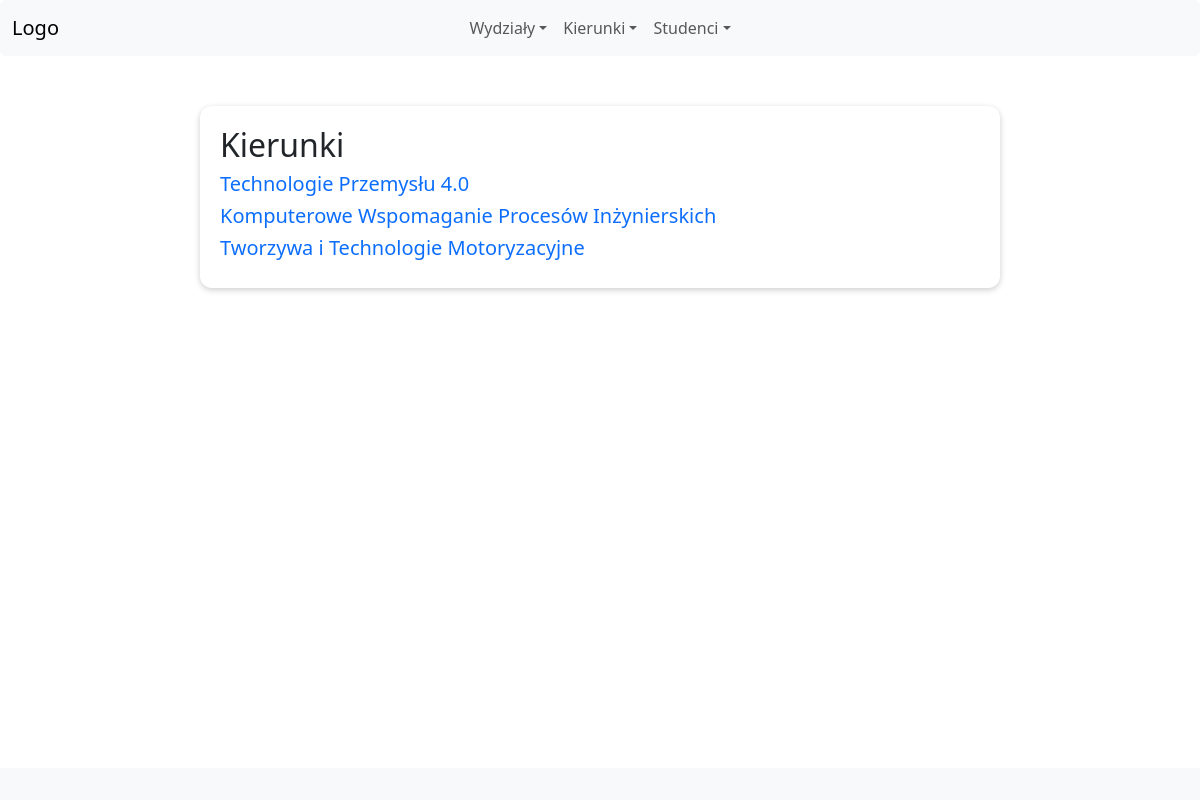
/kierunki/, run on the app's committed database.
### www/models.py (models this page shows, shortened)
class Kierunek(models.Model):
    nazwa = models.CharField(max_length=250)
    wydzialy = models.ManyToManyField(Wydzial)
    utworzono = models.DateTimeField(auto_now=False, auto_now_add=True)
    class Meta:
        verbose_name_plural = 'Kierunki'

### www/views.py (the view)
# urls.py: path('kierunki/', views.kierunki_lista, name='kierunki-lista'),
def kierunki_lista(request):
    return render(request, 'www/kierunki.html', {
        'kierunki': kierunki
        })

### www/templates/www/kierunki.html (shortened to what this page needs)
{% extends "www/base.html" %}
{% load static %}
{% block css %}
<link rel="stylesheet" href="{% static 'www/style.css' %}">
{% endblock %}
{% block content %}
<div id="kierunki">
    <h2>Kierunki</h2>
    {% for kierunek in kierunki %}
    <h5><a href="{% url 'detail-kierunek' pk=kierunek.pk %}">{{kierunek.nazwa}}</a></h5>
    {% endfor %}
</div>
{% endblock %}

### www/static/www/style.css (style rules this page uses)
form, #wydzialy, #kierunki, #studenci, #wszystko, #student { margin: 50px auto; width: 80%; max-width: 800px; padding: 20px; border-radius: 12px; box-shadow: 0 2px 6px rgba(0,0,0,0.2); }
a:link { text-decoration: none; }

### data on the page
Kierunek: nazwa "Technologie Przemysłu 4.0"
Kierunek: nazwa "Komputerowe Wspomaganie Procesów Inżynierskich"
Kierunek: nazwa "Tworzywa i Technologie Motoryzacyjne"
